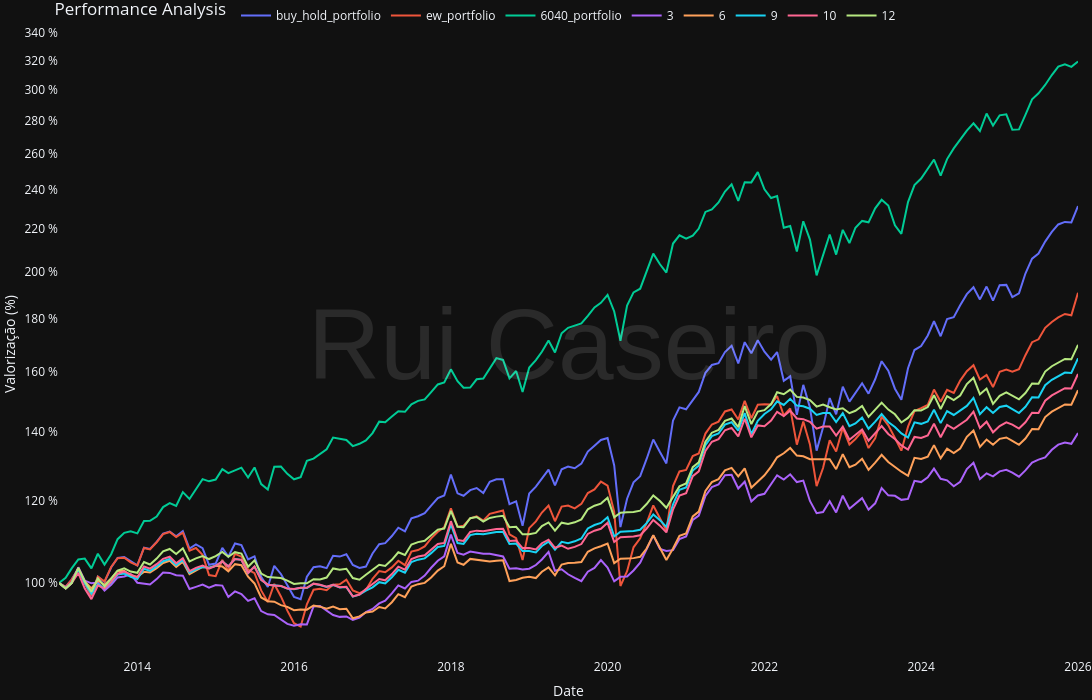

The notebook cell this image was saved under:
### Markdown cell above
#### Returns Analysis

### Code cell
bt_lookbacks = pd.concat([bh_portfolio, ew_portfolio, portfolio_6040, optimize_lookbacks.equity_curves()], axis=1).dropna(axis=0)

main.plot_comparative_graph(bt_lookbacks)

### Figure 1 — Plotly figure (JSON) as saved in the notebook; plotly's stock layout.template omitted (floating-point values rounded to 4 significant figures; data arrays with more than 128 entries replaced by an {"elided": "..."} marker saying what was removed)
{"data": [{"name": "buy_hold_portfolio", "type": "scatter", "x": {"elided": "157 str values"}, "y": {"elided": "157 float values"}}, {"name": "ew_portfolio", "type": "scatter", "x": {"elided": "157 str values"}, "y": {"elided": "157 float values"}}, {"name": "6040_portfolio", "type": "scatter", "x": {"elided": "157 str values"}, "y": {"elided": "157 float values"}}, {"name": "3", "type": "scatter", "x": {"elided": "157 str values"}, "y": {"elided": "157 float values"}}, {"name": "6", "type": "scatter", "x": {"elided": "157 str values"}, "y": {"elided": "157 float values"}}, {"name": "9", "type": "scatter", "x": {"elided": "157 str values"}, "y": {"elided": "157 float values"}}, {"name": "10", "type": "scatter", "x": {"elided": "157 str values"}, "y": {"elided": "157 float values"}}, {"name": "12", "type": "scatter", "x": {"elided": "157 str values"}, "y": {"elided": "157 float values"}}], "layout": {"annotations": [{"font": {"color": "white", "family": "Arial", "size": 100}, "opacity": 0.1, "showarrow": false, "text": "Rui Caseiro", "textangle": 0, "x": 0.5, "xref": "paper", "y": 0.5, "yref": "paper"}], "height": 700, "hovermode": "x unified", "legend": {"orientation": "h", "x": 0.5, "xanchor": "center", "y": 1, "yanchor": "bottom"}, "showlegend": true, "title": {"text": "Performance Analysis"}, "width": 1200, "xaxis": {"mirror": true, "showgrid": false, "showline": false, "title": {"text": "Date"}, "zeroline": false}, "yaxis": {"mirror": true, "showgrid": false, "showline": false, "ticksuffix": " %", "title": {"text": "Valorização (%)"}, "type": "log", "zeroline": true}}}
